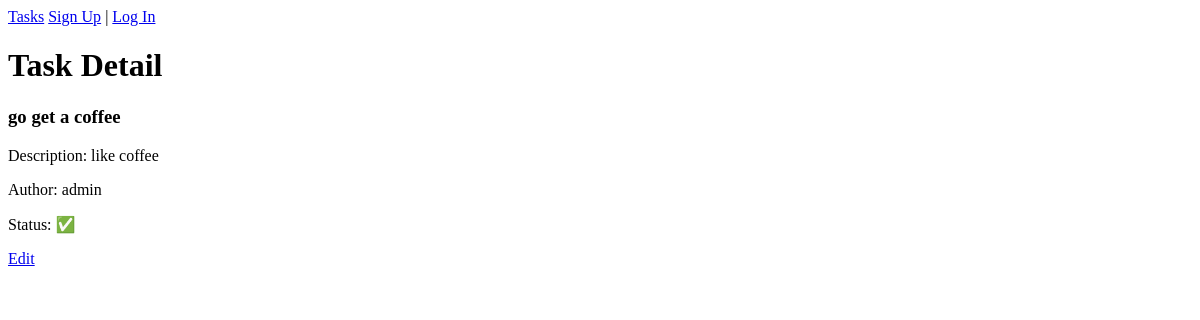
Before: /tasks/2/ with the older database file.
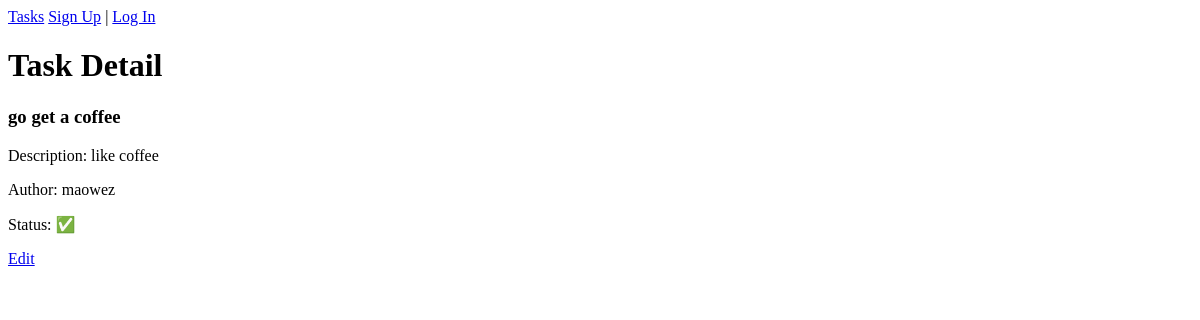
After: the same page with the newer database file.
### tasks/models.py (models this page shows, shortened)
class Task(models.Model):
    user = models.ForeignKey(to=get_user_model(), on_delete=models.CASCADE)
    title = models.CharField(max_length=120)
    description = models.TextField()
    is_complete = models.BooleanField(default=False)
    datetime_created = models.DateTimeField(auto_now_add=True)

### accounts/models.py (models this page shows)
class CustomUser(AbstractUser):
    pass

### tasks/views.py (the view)
# urls.py: path('<int:pk>/', TaskDetailView.as_view(), name='task_detail'),
class TaskDetailView(generic.DetailView):
    model = Task
    template_name = 'tasks/task_detail.html'
    context_object_name = 'task'

### tasks/templates/tasks/task_detail.html (shortened to what this page needs)
{% extends '_base.html' %}
{% block content %}
    <h1>Task Detail</h1>
    <h3>{{task.title}}</h3>
    <p>Description: {{task.description}}</p>
    <p>Author: {{task.user}}</p>
    {% if task.is_complete %}
        <p>Status: ✅</p>
        {% else %}
        <p>Status: ❌</p>
    {% endif %}
    <a href="{% url 'task_update' task.id %}">Edit</a>
{% endblock content %}

Changed rows visible on the page:
changed Task "go get a coffee": user "admin" → "maowez"
